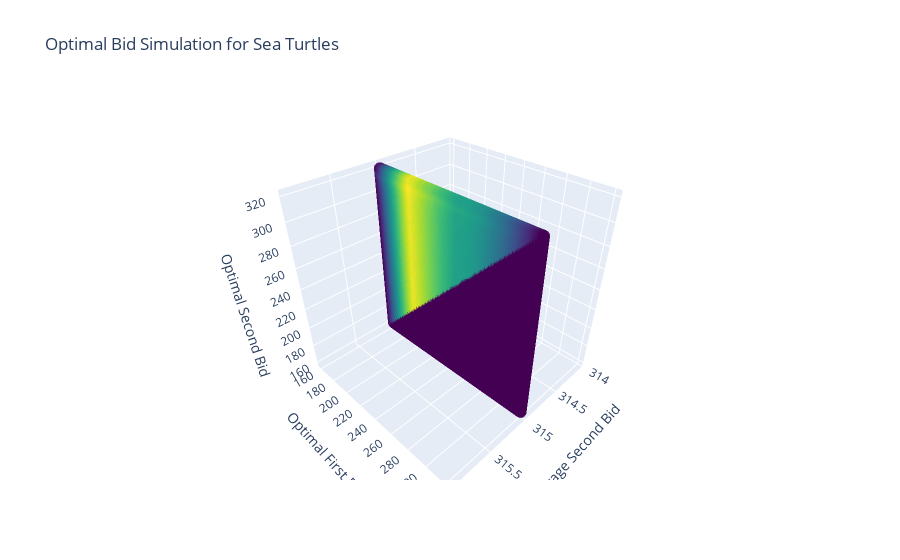

The notebook cell saved with this chart:
### Code cell
# %% [markdown]
# ## 3D Visualization (Optional)
# 
# We can create a 3D scatter plot to visualize how the expected profit changes with your bid choices.

# %% [code]
x_data = [average_second_bid] * (len(np.ravel(expected_profits)))
y_data = np.repeat(np.arange(160, 320+1, 1), len(np.arange(160, 320+1, 1)))
z_data = np.tile(np.arange(160, 320+1, 1), len(np.arange(160, 320+1, 1)))

fig = go.Figure(data=[go.Scatter3d(
    x=x_data,
    y=y_data,
    z=z_data,
    mode='markers',
    marker=dict(
        size=4,
        color=np.ravel(expected_profits),
        colorscale='Viridis',
        opacity=0.8
    ),
    text=["Profit: {:.2f}".format(profit) for profit in np.ravel(expected_profits)],
    hoverinfo='text'
)])

fig.update_layout(
    title="Optimal Bid Simulation for Sea Turtles",
    scene=dict(
        xaxis_title="Average Second Bid",
        yaxis_title="Optimal First Bid",
        zaxis_title="Optimal Second Bid"
    )
)

fig.show()

### Figure 1 — Plotly figure (JSON) as saved in the notebook; plotly's stock layout.template omitted (floating-point values rounded to 4 significant figures; data arrays with more than 128 entries replaced by an {"elided": "..."} marker saying what was removed)
{"data": [{"hoverinfo": "text", "marker": {"color": {"elided": "25921 float values"}, "colorscale": [[0, "#440154"], [0.1111, "#482878"], [0.2222, "#3e4989"], [0.3333, "#31688e"], [0.4444, "#26828e"], [0.5556, "#1f9e89"], [0.6667, "#35b779"], [0.7778, "#6ece58"], [0.8889, "#b5de2b"], [1, "#fde725"]], "opacity": 0.8, "size": 4}, "mode": "markers", "text": {"elided": "25921 str values"}, "type": "scatter3d", "x": {"elided": "25921 int values"}, "y": {"elided": "25921 int values"}, "z": {"elided": "25921 int values"}}], "layout": {"scene": {"xaxis": {"title": {"text": "Average Second Bid"}}, "yaxis": {"title": {"text": "Optimal First Bid"}}, "zaxis": {"title": {"text": "Optimal Second Bid"}}}, "title": {"text": "Optimal Bid Simulation for Sea Turtles"}}}
